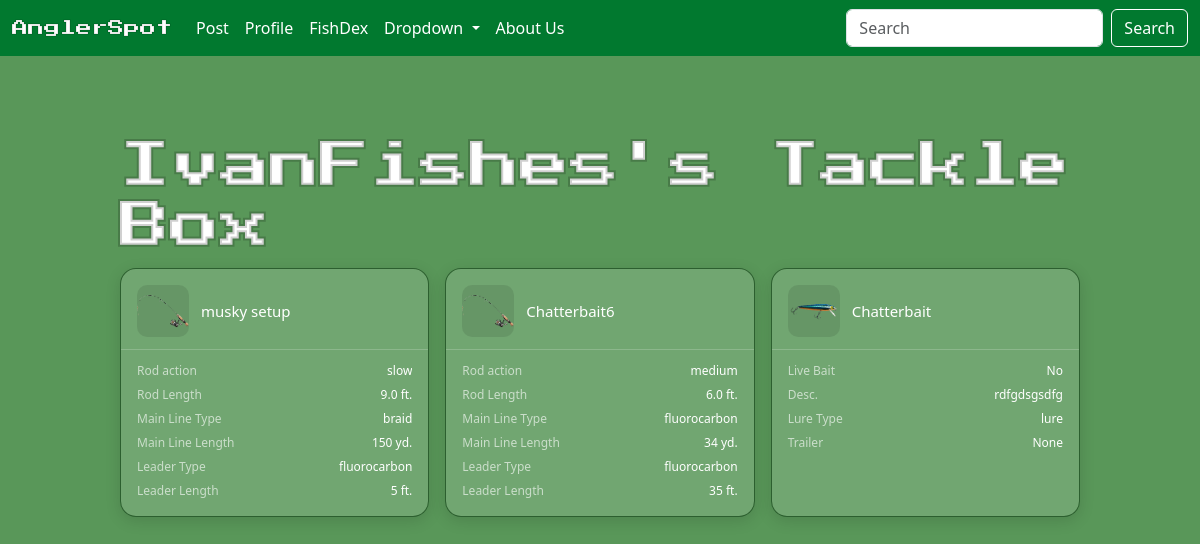
The app's page /tackle/1 (signed in) with its own data.
### angler/models/user.py (models this page shows, shortened)
class User(AbstractUser):
    is_private = models.BooleanField(default=False)
    points = models.PositiveIntegerField(default=0) #previous idea have a cap on points validators=[MaxValueValidator(5000)]
    @property
    def get_profile_name(self):
        return Profile.objects.get(user=self).profile_name

class Profile(models.Model):
    user = models.OneToOneField(User, on_delete=models.CASCADE)
    profile_image = models.ImageField(default='default_profile_img.jpg', upload_to='profile_img/', null=False, blank=True)
    profile_name = models.CharField(max_length=16, blank=True)
    bio = models.TextField(max_length=500, blank=True)

### angler/models/tackle.py (models this page shows, shortened)
class RodAndReel(models.Model):
    LINE_CHOICES = (('monofilament', 'Mono'),
                     ('fluorocarbon', 'Flouro'),
                       ('braid', 'Braid'))
    REEL_CHOICES = (('spinning','Spinning'),
                     ('baitcaster','Baitcaster'),
                       ('spincast','Spincast'), ('fly', 'Fly'),
                         ('conventional', 'Conventional'))
    ROD_ACTION_CHOICES = (('slow','Slow'),
                          ('medium', 'Medium'),
                          ('fast', 'Fast'),
                          ('extra fast', 'Extra Fast'))
    name = models.CharField(max_length=100)
    user = models.ForeignKey(User, on_delete=models.CASCADE)
    reel_type = models.CharField(max_length=100, choices=REEL_CHOICES, default='spinning')
    rod_action = models.CharField(max_length=100, choices=ROD_ACTION_CHOICES, default='medium')
    rod_length = models.DecimalField(default=6, max_digits=3, decimal_places=1)
    line = models.CharField(max_length=100, choices=LINE_CHOICES)
    line_pound = models.PositiveIntegerField(
        validators=[
            MaxValueValidator(999),
            MinValueValidator(1)
        ], null=True, blank=True
    )
    line_length = models.PositiveIntegerField(validators=[
            MaxValueValidator(10000),
            MinValueValidator(1)
        ],null=True, blank=True)
    leader = models.CharField(max_length=100, choices=LINE_CHOICES, null=True, blank=True)
    leader_line_pound = models.PositiveIntegerField(
        validators=[
            MaxValueValidator(999),
            MinValueValidator(1)
        ], null=True, blank=True
    )
    leader_length = models.PositiveIntegerField(
        validators=[
            MaxValueValidator(1000),
            MinValueValidator(1)
        ], null=True, blank=True)

class Lure(models.Model):
    LURE_CHOICES = (('bait', 'Bait'),
                     ('lure', 'Lure'))
    user = models.ForeignKey(User, on_delete=models.CASCADE)
    name = models.CharField(max_length=100)
    description = models.TextField(max_length=500)
    lure_type = models.CharField(max_length=100, choices=LURE_CHOICES)
    live_bait = models.BooleanField(default=False)
    trailer = models.CharField(max_length=100, null=True, blank=True)

### angler/views/tackle.py (the view)
# urls.py: path('tackle/<int:user_id>', TackleView.as_view(), name='tackle'),
class TackleView(LoginRequiredMixin, View):
    login_url = '/login/'
    def get(self, request, user_id):
        user = User.objects.get(id=user_id)
        rod_and_reels = RodAndReel.objects.filter(user=user)
        lures = Lure.objects.filter(user=user)
        context ={'user':user,
                   'rod_and_reels':rod_and_reels,
                     'lures':lures}
        return render(request, 'angler/tackle/tacklebox.html', context)

### angler/templates/angler/tackle/tacklebox.html (shortened to what this page needs)
{% extends 'angler/base.html'%}
{% load static %}
{% block content %}
<div class="title-row">
    <h2 class="section-title">{{user.get_profile_name}}'s Tackle Box</h2>
</div>
<div class="results-grid">
    {% for rod_and_reel in rod_and_reels %}
        <a href="{% url 'tackle_detail' tackle_type='rod' tackle_id=rod_and_reel.id %}" class="result-card">
            <div class="result-card-header">
                <img class="result-img" src="{% static 'icons/rod.png' %}"  />
                <div class="result-header-text">
                    <span class="result-name">{{ rod_and_reel.name }}</span>
                </div>
            </div>
            <div class="result-fields">
                <div class="result-field-row">
                    <span class="result-field-label">Rod action</span>
                    <span class="result-field-value">{{rod_and_reel.rod_action}}</span>
                </div>
                <div class="result-field-row">
                    <span class="result-field-label">Rod Length</span>
                    <span class="result-field-value">{{rod_and_reel.rod_length}} ft.</span>
                </div>
                <div class="result-field-row">
                    <span class="result-field-label">Main Line Type</span>
                    <span class="result-field-value">{{rod_and_reel.line}}</span>
                </div>
                <div class="result-field-row">
                    <span class="result-field-label">Main Line Length</span>
                    <span class="result-field-value">{{rod_and_reel.line_length}} yd.</span>
                </div>
                <div class="result-field-row">
                    <span class="result-field-label">Leader Type</span>
                    <span class="result-field-value">{{rod_and_reel.leader}}</span>
                </div>
                <div class="result-field-row">
                    <span class="result-field-label">Leader Length</span>
                    <span class="result-field-value">{{rod_and_reel.leader_length}} ft.</span>
                </div>
            </div>
        </a>
    {% endfor %}
    {% for lure in lures %}
        <a href="{% url 'tackle_detail' tackle_type='lure' tackle_id=lure.id %}" class="result-card">
            <div class="result-card-header">
                <img class="result-img" src="{% static 'icons/lure.png' %}"/>
                <div class="result-header-text">
                    <span class="result-name">{{ lure.name }}</span>
                </div>
            </div>
            <div class="result-fields">
                <div class="result-field-row">
                    <span class="result-field-label">Live Bait</span>
                    {% if lure.live_bait %}
                        <span class="result-field-value">Yes</span>
                    {% else %}
                        <span class="result-field-value">No</span>
                    {% endif %}
                </div>
                <div class="result-field-row">
                    <span class="result-field-label">Desc.</span>
                    <span class="result-field-value">{{lure.description}}</span>
                </div>
                <div class="result-field-row">
                    <span class="result-field-label">Lure Type</span>
                    <span class="result-field-value">{{lure.lure_type}} </span>
                </div>
                <div class="result-field-row">
                    <span class="result-field-label">Trailer</span>
                    <span class="result-field-value">{{lure.trailer}}</span>
                </div>
            </div>
        </a>
    {% endfor %}
</div>
{% endblock %}

### angler/static/css/style.css (style rules this page uses)
a { text-decoration: none; color: green; }
img { background: transparent; }
.title-row { width: 80vw; margin: 10vh auto 12px; display: flex; align-items: center; justify-content: space-between; }
.section-title { width: 80vw; margin: 0; font-size: 50px; font-weight: 500; font-family: 'Press Start 2P'; color: #ffffff; -webkit-text-stroke: 4px #0000002f; }
body { background-color: #599759; }
.results-grid { width: 80vw; margin: 0 auto 10vh; display: grid; grid-template-columns: repeat(auto-fill, minmax(280px, 1fr)); gap: 16px; }
.result-card { background-color: rgba(255, 255, 255, 0.15); border: 1.5px solid #0133059d; border-radius: 16px; padding: 16px; display: flex; flex-direction: column; gap: 12px; text-decoration: none; color: inherit; transition: background 0.15s, border-color 0.15s, transform 0.1s; box-shadow: 0px 4px 15px rgba(0, 0, 0, 0.13); }
.result-card-header { display: flex; align-items: center; gap: 12px; }
.result-img { width: 52px; height: 52px; border-radius: 10px; object-fit: contain; background: #00000018; flex-shrink: 0; }
.result-header-text { display: flex; flex-direction: column; gap: 4px; min-width: 0; }
.result-name { font-size: 15px; font-weight: 500; color: #ffffff; white-space: nowrap; overflow: hidden; text-overflow: ellipsis; }
.result-fields { display: flex; flex-direction: column; gap: 6px; }
.result-field-row { display: flex; justify-content: space-between; align-items: center; gap: 8px; }
.result-field-label { font-size: 12px; color: #ffffffa0; white-space: nowrap; }
.result-field-value { font-size: 12px; color: #ffffff; text-align: right; white-space: nowrap; overflow: hidden; text-overflow: ellipsis; max-width: 160px; }
.result-card { position: relative; }

### records on screen
User: get_profile_name "IvanFishes"
RodAndReel: name "musky setup", rod_action "slow", rod_length "9.0", line "braid", line_length "150", leader "fluorocarbon", leader_length "5"
RodAndReel: name "Chatterbait6", rod_action "medium", rod_length "6.0", line "fluorocarbon", line_length "34", leader "fluorocarbon", leader_length "35"
Lure: name "Chatterbait", live_bait "No", description "rdfgdsgsdfg", lure_type "lure", trailer "None"
